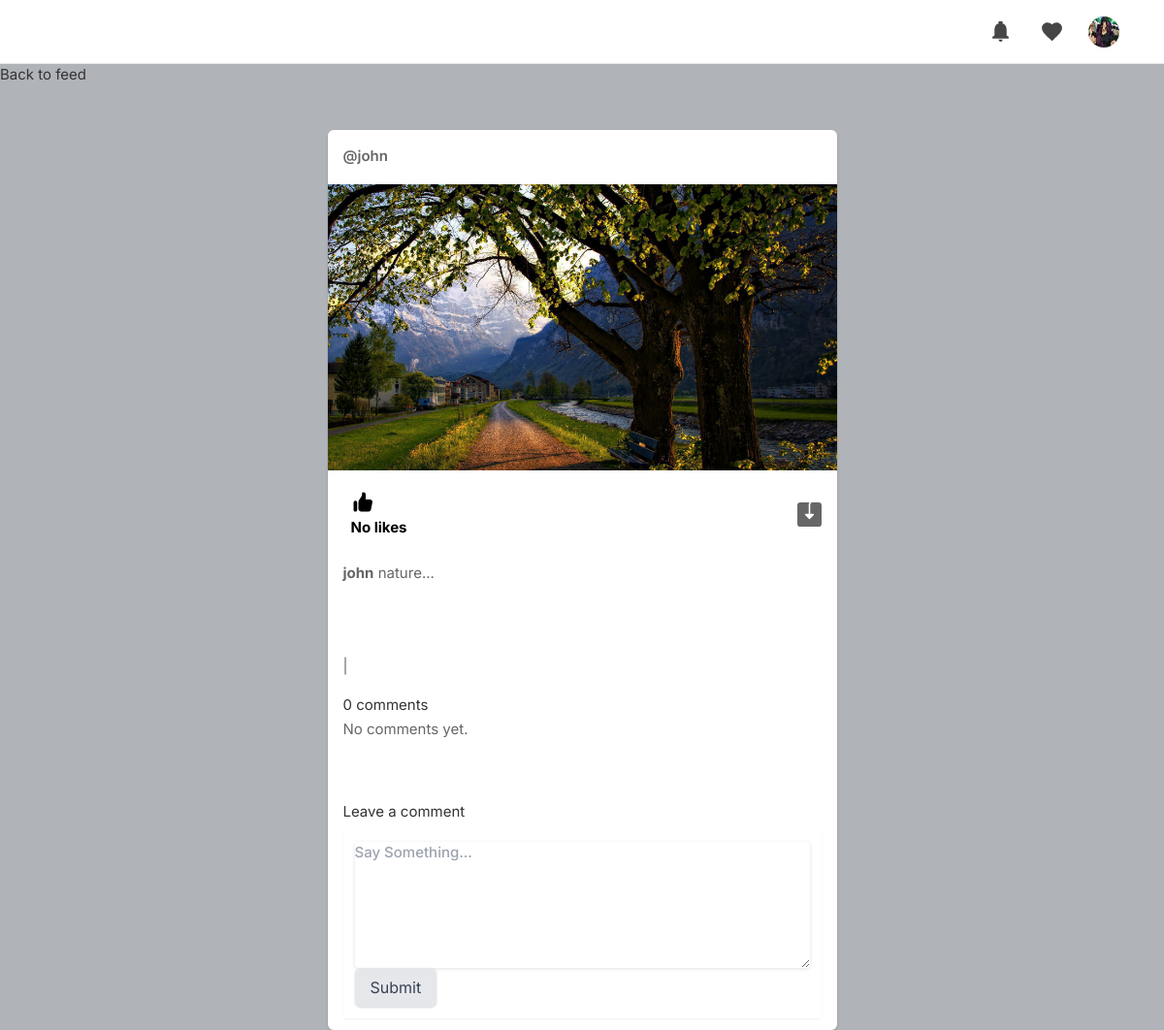
The app's page /post/8f10877b9100452ab781be960e3225b7 (signed in) with its own data.
### core/models.py (models this page shows, shortened)
class Profile(models.Model):
    user = models.ForeignKey(User, on_delete=models.CASCADE)
    id_user = models.IntegerField()
    bio = models.TextField(blank=True)
    profileimg = models.ImageField(upload_to='profile_images', default='blank-profile-picture.png')
    location = models.CharField(max_length=100, blank=True)
    birthDate = models.DateTimeField(default=datetime.fromisoformat("2000-01-01"))
    favoriteMeat =models.CharField(max_length=100, default="unspecified")
    favoriteCooking =models.CharField(max_length=100, default="unspecified")
    favoriteRegion =models.CharField(max_length=100, default="unspecified")

class Post(models.Model):
    id = models.UUIDField(primary_key=True, default=uuid.uuid4)
    user = models.CharField(max_length=100)
    image = models.ImageField(upload_to='post_images')
    caption = models.TextField()
    created_at = models.DateTimeField(default=datetime.now)
    no_of_likes = models.IntegerField(default=0)
    Meat =models.CharField(max_length=100, default="unspecified")
    Cooking =models.CharField(max_length=100, default="unspecified")
    Region =models.CharField(max_length=100, default="unspecified")
    location = models.CharField(max_length=100, default="unknown")

### core/views.py (the view)
# urls.py: path('post/<str:pk>', views.post_detail, name='post_detail'),
@login_required(login_url='signin')
def post_detail(request, pk):
    post = get_object_or_404(Post, pk=pk)
    user_object = User.objects.get(username=request.user.username)
    comments = post.comments.all()
    print(comments)
    new_comment = None
    user_profile = Profile.objects.get(user=user_object)
    if request.method == 'POST':
        comment_form = CommentForm(data=request.POST)
        if comment_form.is_valid():
            new_comment = comment_form.save(commit=False)
            new_comment.post = post
            new_comment.save()
    else:
        comment_form = CommentForm()
    return render(request, 'post_detail.html', {'post': post,'user_profile':user_profile,  'comments': comments,'new_comment': new_comment,'comment_form': comment_form})

### core/forms.py
class CommentForm(forms.ModelForm):
    comment = forms.CharField(
        label='',
        widget=forms.Textarea(attrs={
            'rows': '3',
            'placeholder': 'Say Something...'
            }))
    class Meta:
        model = Comment
        fields = ['comment']

### templates/post_detail.html (shortened to what this page needs)
{% load static %}
<!DOCTYPE html>
<html lang="en">
<head>
    <link rel="stylesheet" href="{% static 'assets/css/icons.css' %}">
    <link rel="stylesheet" href="{% static 'assets/css/uikit.css' %}">
    <link rel="stylesheet" href="{% static 'assets/css/style.css' %}">
    <link rel="stylesheet" href="{% static 'assets/css/tailwind.css' %}">
    <link rel="stylesheet" href="https://cdnjs.cloudflare.com/ajax/libs/font-awesome/4.7.0/css/font-awesome.min.css">
<body>
</head>
<header>
    <div class="header_inner">
        <div class="right-side lg:pr-4">
            <a href="#" class="header-links-item">
            </a>
            <a href="#" class="header-links-item">
            </a>
    <a href="#">
        <img src="{{user_profile.profileimg.url}}" class="header-avatar" alt="">
    </a>
</div>
</header>
</body>
</html>
    <a href="/"><h2>Back to feed</h2></a>
    <div class="container m-auto">
        <div class="lg:flex justify-center lg:space-x-10 lg:space-y-0 space-y-5">
            <div class="space-y-5 flex-shrink-0 lg:w-7/12">
                <div class="bg-white shadow rounded-md  -mx-2 lg:mx-0">
                    <div class="flex justify-between items-center px-4 py-3">
                        <div class="flex flex-1 items-center space-x-4">
                            <span class="block font-semibold "><a
                                    href="/profile/{{post.user}}">@{{post.user}}</a></span>
                        </div>
                        <div>
                            <a href="#"> <i
                                    class="icon-feather-more-horizontal text-2xl hover:bg-gray-200 rounded-full p-2 transition -mr-1 "></i>
                            </a>
                        </div>
                    </div>
                    <div uk-lightbox>
                        <a href="/post/{{post.id}}">
                            <img src="{{post.image.url}}" alt="">
                        </a>
                    </div>
                    <div class="py-3 px-4 space-y-3">
                        <div class="flex space-x-4 lg:font-bold">
                            <a href="/like-post?post_id={{post.id}}" class="flex items-center space-x-2">
                                <div class="p-2 rounded-full text-black">
                                    {% if post.no_of_likes == 0 %}
                                    <p>No likes</p>
                                    {% elif post.no_of_likes == 1 %}
                                    <p>Liked by {{post.no_of_likes}} person</p>
                                    {% else %}
                                    <p>Liked by {{post.no_of_likes}} people</p>
                                    {% endif %}
                                </div>
                            </a>
                            <a href="{{post.image.url}}" class="flex items-center space-x-2 flex-1 justify-end"
                                download>
                            </a>
                        </div>
                        <p>
                            <a href="/profile/{{post.user}}"><strong>{{post.user}}</strong></a> {{post.caption}}
                        </p>
                        {% block content %}
                            <div class="container">
                                <div class="row">
                                    <div class="col-md-8 card mb-4 mt-3 left top">
                                        <div class="card-body">
                                            <p class="text-muted">{{ post.author }} | {{ post.created_on }}</p>
                                        </div>
                                    </div>
                                    <div class="col-md-8 card mb-4 mt-3">
                                        <div class="card-body" style="max-height: 300px; overflow-y: auto;">
                                            <h2>{{ comments.count }} comments</h2>
                                            {% for comment in comments %}
                                                <div class="comments" style="padding: 10px;">
                                                    <p class="font-weight-bold">
                                                        {{ comment.author.username }}
                                                        <span class="text-muted font-weight-normal">
                                                            {{ comment.created_on }}
                                                        </span>
                                                    </p>
                                                    {{ comment.body | linebreaks }}
                                                </div>
                                            {% empty %}
                                                <p>No comments yet.</p>
                                            {% endfor %}
                                        </div>
                                    </div>
                                </div>
                            </div>
                            <div class="container">
                                <div class="row">
                                    <div class="col-md-8">
                                        <h3>Leave a comment</h3>
                                        <div class="send-message">
                                            <form method="post" style="margin-top: 0.5em;" class="card col-md-12 p-3 shadow-sm">
                                                {{ comment_form.as_table }}
                                                <button type="submit" class="btn btn-primary btn-lg">Submit</button>
                                            </form>
                                        </div>
                                    </div>
                                </div>
                            </div>
                        {% endblock content %}
                    </div>
                </div>
            </div>
        </div>
    </div>
</body>
</html>

### static/assets/css/style.css (style rules this page uses)
body { background-color: #B0B3B8!important; }
button { vertical-align: middle; }
textarea { height: 48px; line-height: 48px; padding: 0 20px; outline: none; font-size: 15px; color: #808080; margin: 0 0 16px 0; max-width: 100%; width: 100%; -webkit-box-sizing: border-box; box-sizing: border-box; display: block; background-color: #fff; font-weight: 500; opacity: 1; border-radius: 4px; border: none; -webkit-box-shadow: 0 1px 4px 0px rgba(0, 0, 0, 0.12); box-shadow: 0 1px 4px 0px rgba(0, 0, 0, 0.12); }
::placeholder { color: #808080; opacity: 1; }
textarea { height: auto; line-height: 27px; padding: 20px; min-height: 130px; -webkit-transition: none !important; transition: none !important; min-width: 100%; }
button { border: none; margin: 0; padding: 0; width: auto; overflow: visible; background: transparent; color: inherit; font: inherit; line-height: normal; cursor: pointer; }
a { color: #be185d; -webkit-transition: 0.3s; transition: 0.3s; outline: none !important; }
button { outline: none !important; }
img { max-width: 100%; }
body { color: #666; font-size: 15px; line-height: 27px; background-color: #f0f2f5; font-family: "Inter", sans-serif; text-transform: none; }
body p { font-size: 15px; line-height: 27px; }
h1, h2, h3, h4, h5, h6 { font-family: "Inter", sans-serif; text-transform: none; }
textarea, select { font-family: "Inter", sans-serif; text-transform: none; }
button, body .pac-container { font-family: "Inter", sans-serif; text-transform: none; }
h1, h2, h3, h4, h5, h6 { color: #333; font-weight: 500; margin: 0; padding: 0; }
h2 { font-size: 26px; }
h3 { font-size: 22px; }
b, strong { font-weight: 700 !important; }
@media (min-width: 1024px) { .container { max-width: 900px !important; padding-top: 45px; } }
header { background-color: #fff; left: 0; right: 0; top: 0; z-index: 99; height: 66px; display: -webkit-box; display: -ms-flexbox; display: flex; -webkit-box-align: center; -ms-flex-align: center; align-items: center; border-bottom: 1px solid #e5e7eb; }
header .header_inner { display: -webkit-box; display: -ms-flexbox; display: flex; -webkit-box-align: center; -ms-flex-align: center; align-items: center; max-width: 1090px; margin: auto; width: 100%; max-width: 100% !important; padding: 0 30px; }
header .header_inner .right-side { display: -webkit-box; display: -ms-flexbox; display: flex; -webkit-box-align: center; -ms-flex-align: center; align-items: center; -webkit-box-pack: end; -ms-flex-pack: end; justify-content: flex-end; margin-left: auto; }
header .header_inner .right-side .header-links-item { padding: 10px; margin-left: 8px; }
header .header_inner .right-side .header-links-item svg { width: 25px; height: 25px; color: #464646; }
header .header_inner .right-side .header-avatar { width: 32px; height: 32px; border-radius: 100%; margin-left: 15px; }

### records on screen
Profile: profileimg (picture)
Post: user "john", image (picture), caption "nature..."

### other values on screen
{{ comments.count }} "0"
